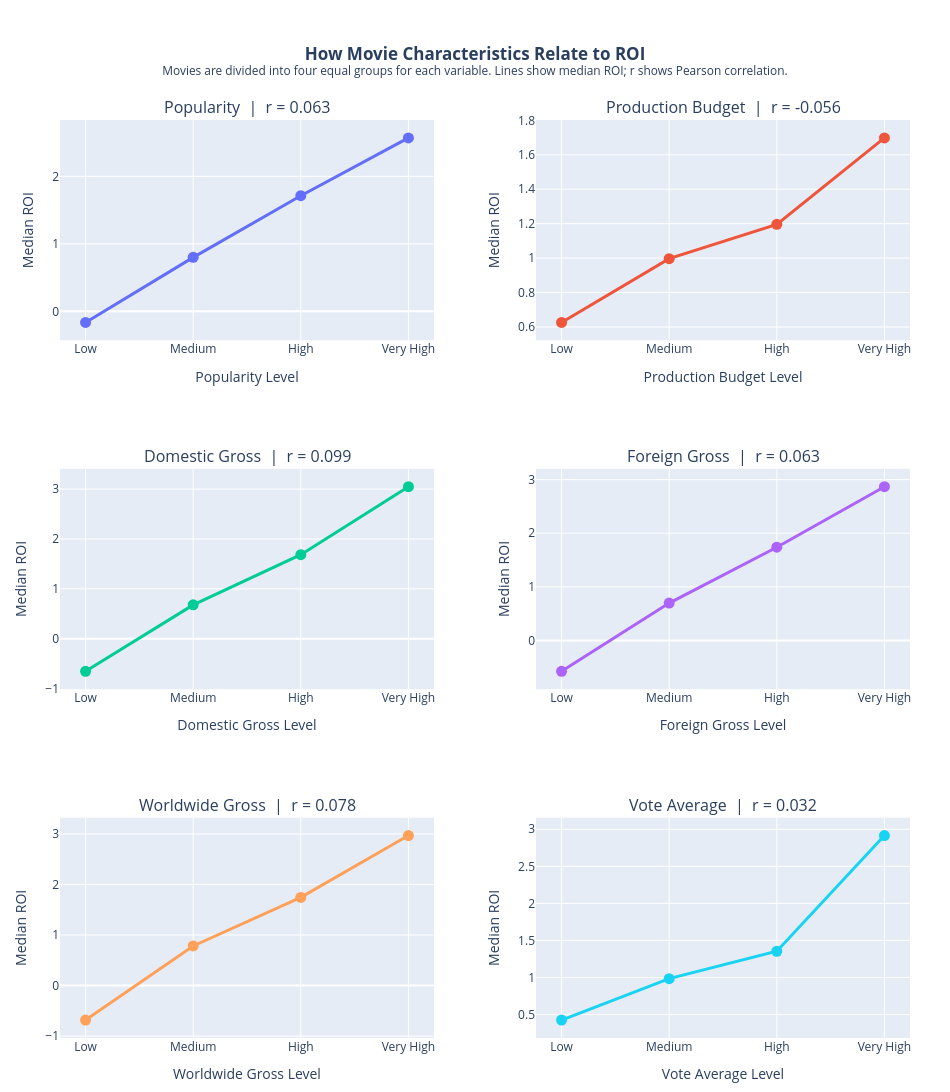

Notebook code cell kept with this figure:
### Code cell
fig = make_subplots(
    rows=3,
    cols=2,
    subplot_titles=[
        f"Popularity  |  r = {roi_correlations['popularity']:.3f}",
        f"Production Budget  |  r = {roi_correlations['production_budget']:.3f}",
        f"Domestic Gross  |  r = {roi_correlations['domestic_gross']:.3f}",
        f"Foreign Gross  |  r = {roi_correlations['foreign_gross']:.3f}",
        f"Worldwide Gross  |  r = {roi_correlations['worldwide_gross']:.3f}",
        f"Vote Average  |  r = {roi_correlations['vote_average']:.3f}"
    ],
    vertical_spacing=0.14,
    horizontal_spacing=0.12
)

positions = [
    (1, 1), (1, 2),
    (2, 1), (2, 2),
    (3, 1), (3, 2)
]

for variable, (row, col) in zip(variables_order, positions):

    summary = summary_data[variable]

    fig.add_trace(
        go.Scatter(
            x=summary["Level"],
            y=summary["median_roi"],
            mode="lines+markers",
            marker=dict(size=11),
            line=dict(width=3),

            customdata=summary[
                ["mean_roi", "movies"]
            ],

            hovertemplate=(
                "<b>%{x}</b><br>"
                "Median ROI: %{y:.2f}<br>"
                "Mean ROI: %{customdata[0]:.2f}<br>"
                "Movies: %{customdata[1]}"
                "<extra></extra>"
            ),

            showlegend=False
        ),
        row=row,
        col=col
    )

    fig.update_xaxes(
        title_text=f"{variable_names[variable]} Level",
        row=row,
        col=col
    )

    fig.update_yaxes(
        title_text="Median ROI",
        row=row,
        col=col
    )

fig.update_layout(
    title={
        "text":
        "<b>How Movie Characteristics Relate to ROI</b>"
        "<br><sup>"
        "Movies are divided into four equal groups for each variable. "
        "Lines show median ROI; r shows Pearson correlation."
        "</sup>",
        "x": 0.5
    },

    height=1150,
    width=950,
    margin=dict(t=120, l=60, r=40, b=50),
    hovermode="closest"
)

fig.show()

### Figure 1 — Plotly figure (JSON) as saved in the notebook; plotly's stock layout.template omitted (floating-point values rounded to 4 significant figures)
{"data": [{"customdata": [[1.502, 376], [3.335, 376], [3.114, 376], [4.406, 376]], "hovertemplate": "<b>%{x}</b><br>Median ROI: %{y:.2f}<br>Mean ROI: %{customdata[0]:.2f}<br>Movies: %{customdata[1]}<extra></extra>", "line": {"width": 3}, "marker": {"size": 11}, "mode": "lines+markers", "showlegend": false, "type": "scatter", "x": ["Low", "Medium", "High", "Very High"], "xaxis": "x", "y": [-0.1642, 0.7998, 1.713, 2.57], "yaxis": "y"}, {"customdata": [[5.863, 378], [2.456, 406], [1.773, 347], [2.19, 373]], "hovertemplate": "<b>%{x}</b><br>Median ROI: %{y:.2f}<br>Mean ROI: %{customdata[0]:.2f}<br>Movies: %{customdata[1]}<extra></extra>", "line": {"width": 3}, "marker": {"size": 11}, "mode": "lines+markers", "showlegend": false, "type": "scatter", "x": ["Low", "Medium", "High", "Very High"], "xaxis": "x2", "y": [0.6264, 0.9968, 1.196, 1.698], "yaxis": "y2"}, {"customdata": [[0.2669, 376], [3.154, 376], [4.049, 376], [4.886, 376]], "hovertemplate": "<b>%{x}</b><br>Median ROI: %{y:.2f}<br>Mean ROI: %{customdata[0]:.2f}<br>Movies: %{customdata[1]}<extra></extra>", "line": {"width": 3}, "marker": {"size": 11}, "mode": "lines+markers", "showlegend": false, "type": "scatter", "x": ["Low", "Medium", "High", "Very High"], "xaxis": "x3", "y": [-0.6538, 0.678, 1.684, 3.047], "yaxis": "y3"}, {"customdata": [[0.5765, 376], [2.945, 376], [4.522, 376], [4.313, 376]], "hovertemplate": "<b>%{x}</b><br>Median ROI: %{y:.2f}<br>Mean ROI: %{customdata[0]:.2f}<br>Movies: %{customdata[1]}<extra></extra>", "line": {"width": 3}, "marker": {"size": 11}, "mode": "lines+markers", "showlegend": false, "type": "scatter", "x": ["Low", "Medium", "High", "Very High"], "xaxis": "x4", "y": [-0.5753, 0.6968, 1.739, 2.867], "yaxis": "y4"}, {"customdata": [[0.2571, 376], [3.108, 376], [4.267, 376], [4.724, 376]], "hovertemplate": "<b>%{x}</b><br>Median ROI: %{y:.2f}<br>Mean ROI: %{customdata[0]:.2f}<br>Movies: %{customdata[1]}<extra></extra>", "line": {"width": 3}, "marker": {"size": 11}, "mode": "lines+markers", "showlegend": false, "type": "scatter", "x": ["Low", "Medium", "High", "Very High"], "xaxis": "x5", "y": [-0.6836, 0.7837, 1.745, 2.968], "yaxis": "y5"}, {"customdata": [[3.17, 381], [2.209, 379], [2.699, 390], [4.374, 354]], "hovertemplate": "<b>%{x}</b><br>Median ROI: %{y:.2f}<br>Mean ROI: %{customdata[0]:.2f}<br>Movies: %{customdata[1]}<extra></extra>", "line": {"width": 3}, "marker": {"size": 11}, "mode": "lines+markers", "showlegend": false, "type": "scatter", "x": ["Low", "Medium", "High", "Very High"], "xaxis": "x6", "y": [0.4249, 0.9843, 1.354, 2.915], "yaxis": "y6"}], "layout": {"annotations": [{"font": {"size": 16}, "showarrow": false, "text": "Popularity  |  r = 0.063", "x": 0.22, "xanchor": "center", "xref": "paper", "y": 1, "yanchor": "bottom", "yref": "paper"}, {"font": {"size": 16}, "showarrow": false, "text": "Production Budget  |  r = -0.056", "x": 0.78, "xanchor": "center", "xref": "paper", "y": 1, "yanchor": "bottom", "yref": "paper"}, {"font": {"size": 16}, "showarrow": false, "text": "Domestic Gross  |  r = 0.099", "x": 0.22, "xanchor": "center", "xref": "paper", "y": 0.62, "yanchor": "bottom", "yref": "paper"}, {"font": {"size": 16}, "showarrow": false, "text": "Foreign Gross  |  r = 0.063", "x": 0.78, "xanchor": "center", "xref": "paper", "y": 0.62, "yanchor": "bottom", "yref": "paper"}, {"font": {"size": 16}, "showarrow": false, "text": "Worldwide Gross  |  r = 0.078", "x": 0.22, "xanchor": "center", "xref": "paper", "y": 0.24, "yanchor": "bottom", "yref": "paper"}, {"font": {"size": 16}, "showarrow": false, "text": "Vote Average  |  r = 0.032", "x": 0.78, "xanchor": "center", "xref": "paper", "y": 0.24, "yanchor": "bottom", "yref": "paper"}], "height": 1150, "hovermode": "closest", "margin": {"b": 50, "l": 60, "r": 40, "t": 120}, "title": {"text": "<b>How Movie Characteristics Relate to ROI</b><br><sup>Movies are divided into four equal groups for each variable. Lines show median ROI; r shows Pearson correlation.</sup>", "x": 0.5}, "width": 950, "xaxis": {"anchor": "y", "domain": [0, 0.44], "title": {"text": "Popularity Level"}}, "xaxis2": {"anchor": "y2", "domain": [0.56, 1], "title": {"text": "Production Budget Level"}}, "xaxis3": {"anchor": "y3", "domain": [0, 0.44], "title": {"text": "Domestic Gross Level"}}, "xaxis4": {"anchor": "y4", "domain": [0.56, 1], "title": {"text": "Foreign Gross Level"}}, "xaxis5": {"anchor": "y5", "domain": [0, 0.44], "title": {"text": "Worldwide Gross Level"}}, "xaxis6": {"anchor": "y6", "domain": [0.56, 1], "title": {"text": "Vote Average Level"}}, "yaxis": {"anchor": "x", "domain": [0.76, 1], "title": {"text": "Median ROI"}}, "yaxis2": {"anchor": "x2", "domain": [0.76, 1], "title": {"text": "Median ROI"}}, "yaxis3": {"anchor": "x3", "domain": [0.38, 0.62], "title": {"text": "Median ROI"}}, "yaxis4": {"anchor": "x4", "domain": [0.38, 0.62], "title": {"text": "Median ROI"}}, "yaxis5": {"anchor": "x5", "domain": [0, 0.24], "title": {"text": "Median ROI"}}, "yaxis6": {"anchor": "x6", "domain": [0, 0.24], "title": {"text": "Median ROI"}}}}
